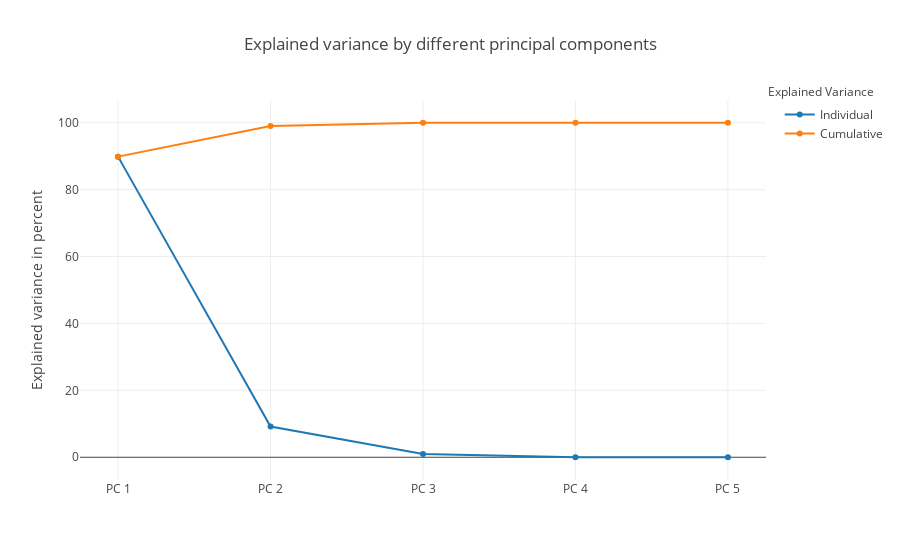

The cell this chart's notebook holds for it:
### Markdown cell above
Note, there are only three non-zero eigenvalues. Each eigenvalue, and the corresponding eigenvector, represent a Principal Component (PC). We rank the eignvalues in terms of value, so that the largest eigenvalue corresponds to PC1, the second largest eigenvalue corresponds to PC2, and so on. So effectively, for this data there are only three PCs. The explained variance captured by different PC is equal to that respective eigenvalue divided by the sum of all eigenvalues.

### Code cell
# Plot the explained variance captured by different PC
# Source code: https://plot.ly/ipython-notebooks/principal-component-analysis/
tot = sum(eig_vals)
var_exp = [(i / tot)*100 for i in sorted(eig_vals, reverse=True)]
var_exp_round = np.around(var_exp, decimals = 2)
cum_var_exp = np.cumsum(var_exp)
cum_var_exp_round = np.around(cum_var_exp, decimals = 2)

trace1 = dict(
    type='scatter',
    x=['PC %s' %i for i in range(1,6)],
    y=var_exp_round,
    name='Individual'
)

trace2 = dict(
    type='scatter',
    x=['PC %s' %i for i in range(1,6)], 
    y=cum_var_exp_round,
    name='Cumulative'
)
data = [trace1, trace2]

layout=dict(
    title='Explained variance by different principal components',
    yaxis=dict(
        title='Explained variance in percent'
    ),
    annotations=list([
        dict(
            x=1.16,
            y=1.05,
            xref='paper',
            yref='paper',
            text='Explained Variance',
            showarrow=False,
        )
    ])
)

fig = dict(data=data, layout=layout)
iplot(fig, filename='selecting-principal-components')

### Figure 1 — Plotly figure (JSON) as saved in the notebook; plotly's stock layout.template omitted (floating-point values rounded to 4 significant figures)
{"data": [{"name": "Individual", "type": "scatter", "uid": "48c4c70d-4603-494d-8b17-03ac26e7d9ad", "x": ["PC 1", "PC 2", "PC 3", "PC 4", "PC 5"], "y": [89.87, 9.17, 0.96, 0, 0]}, {"name": "Cumulative", "type": "scatter", "uid": "0837f63f-c01f-4221-ab6d-813e671601cf", "x": ["PC 1", "PC 2", "PC 3", "PC 4", "PC 5"], "y": [89.87, 99.04, 100, 100, 100]}], "layout": {"annotations": [{"showarrow": false, "text": "Explained Variance", "x": 1.16, "xref": "paper", "y": 1.05, "yref": "paper"}], "title": {"text": "Explained variance by different principal components"}, "yaxis": {"title": {"text": "Explained variance in percent"}}}}
